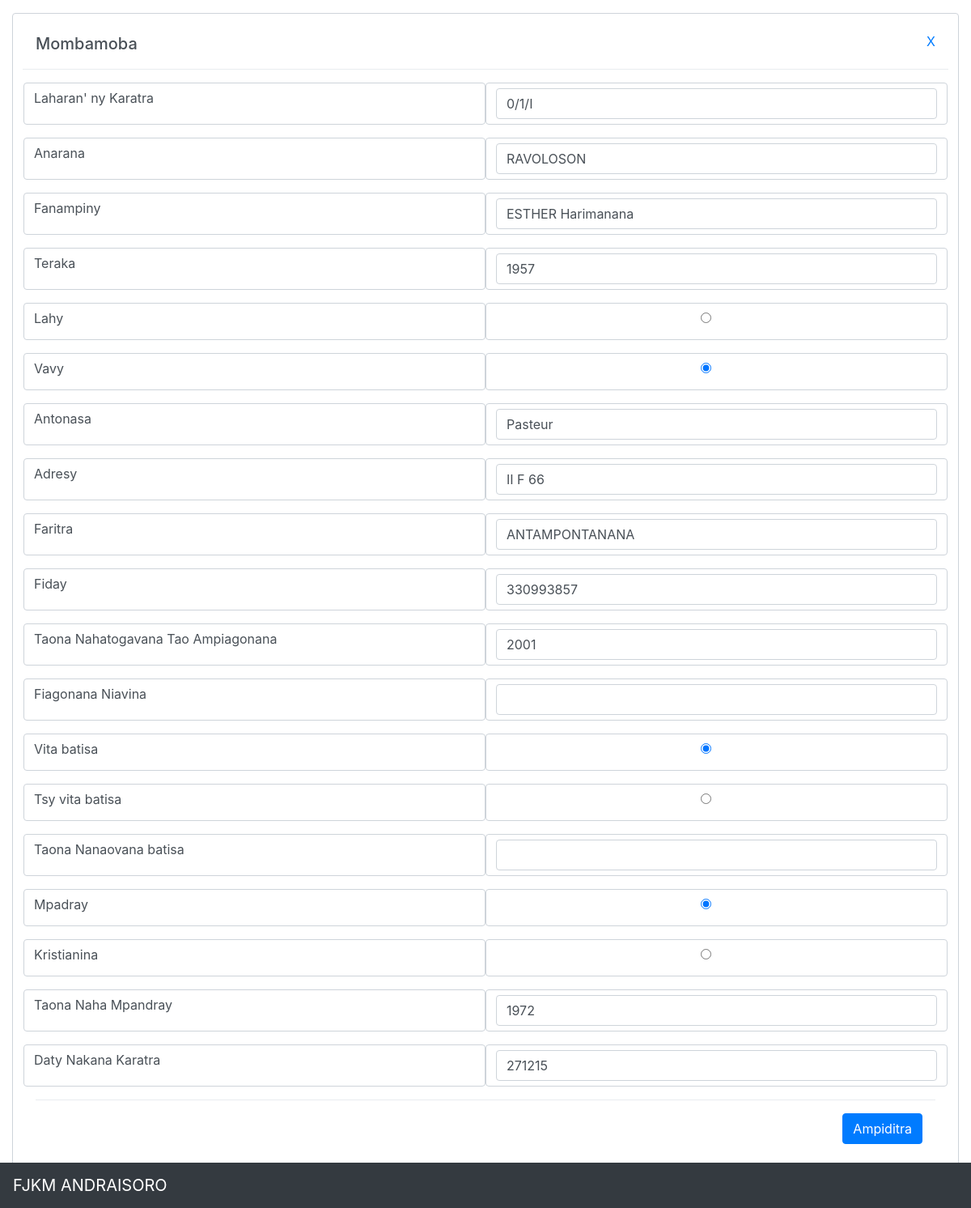
Screenshot of /anova/1 (signed in) with the database file from the repository.
### Fitatanana/models.py (models this page shows, shortened)
class Mpino3(models.Model):
    LAHY = "L"
    VAVY = "V"
    l_v = [
        (LAHY,"Lahy"),
        (VAVY,"Vavy")
    ]
    Mpadray = "P"
    Kristianina = "K"
    m_p = [
        (Mpadray,"Mpadray"),
        (Kristianina,"Kristianina")
    ]
    ENY = "ENY"
    TSY = "TSY"
    b_t = [
        (ENY,"ENY"),
        (TSY,"TSY")
    ]
    LaharanaKaratra = models.CharField(max_length=100,verbose_name="Laharan'ny Karatra")
    Anarana = models.CharField(max_length=250)
    Fanampiny = models.CharField(max_length=255)
    Teraka = models.PositiveIntegerField()
    Taona = models.IntegerField(null=True,blank=True)
    L_v = models.CharField(max_length=1,choices=l_v)
    Antonasa = models.CharField(max_length=200)
    Adresy = models.CharField(max_length=255)
    Faritra = models.CharField(max_length=150)
    Fiday = models.CharField(max_length=13,null=True)
    TaonaNahatogavanaTaoAmpiagonana = models.IntegerField(null=True,default=0)
    FiagonanaNiavina = models.CharField(blank=True,null=True,max_length=250)
    batisa = models.CharField(max_length=3,choices=b_t)
    taona_nanaovana_batysa =  models.IntegerField(null=True,blank=True)
    M_P = models.CharField(max_length=1,choices=m_p)
    TaonaNahaMpandray = models.IntegerField(blank=True, null=True,default=0)
    DatyNakanaKaratra = models.CharField(null=True,max_length=20)

### Fitatanana/views.py (the view)
# urls.py: path('anova/<int:anarana>',views.Anova,name='anova'),
@permission_required('Fitatanana.chage_mpino3')
def Anova(request,anarana):
    Anarana = Mpino3.objects.get(pk= anarana)
    if request.method == 'POST':
        form = Mombamoba2(request.POST,instance=Anarana)
        if form.is_valid():
            form.save()
        return redirect("Tableau:Ijery",anarana=anarana)
    else:
        form = Mombamoba2(instance=Anarana)
        context = {"form":form,"anarana":Anarana}
    return render(request, 'Fiagonana/adrana2.html', context)

### Fitatanana/form.py (shortened to what this page needs)
class Mombamoba2(forms.ModelForm):
    class Meta:
        model = Mpino3
        fields= ["LaharanaKaratra","Anarana","Fanampiny","Teraka",
                 "L_v","Antonasa","Adresy","Faritra","Fiday","TaonaNahatogavanaTaoAmpiagonana",
                 "FiagonanaNiavina","batisa","taona_nanaovana_batysa","M_P","TaonaNahaMpandray","DatyNakanaKaratra"]
        label = {"Laharan'ny Karatra","Anarana","Fanampiny","Teraka","Toherana Nahaterahana",
                 "Lahy/Vavy","Antonasa","Adresy","Faritra","Fiday","Taona Nahatogavana Tao Ampiagonana",
                 "Fiagonana Niavina","batisa","Taona nanaovana batisa","Mpandray/Kristianina","Taona Naha Mpandray","Daty NakanaKaratra"}
    L_v = forms.ChoiceField(choices=Mpino3.l_v,widget=forms.RadioSelect)
    batisa = forms.ChoiceField(choices=Mpino3.b_t, widget=forms.RadioSelect)
    M_P = forms.ChoiceField(choices=Mpino3.m_p, widget=forms.RadioSelect)

### Fitatanana/templates/Fiagonana/adrana2.html (shortened to what this page needs)
{% load static %}
<!doctype html>
<html lang="en">
<head>
    <link href="{% static 'dist3/css/bootstrap.min.css'%}" rel="stylesheet">
</head>
<main role="main" class="container-fluid mt-3"  style="padding-bottom: 40px;">
        <div class="form-control main  scroll h-100" style="left: 12px;">
            <div class="modal-header bg-m">
                <h5 class="modal-title" id="Mombamoba">Mombamoba</h5>
                <a href="{% url 'Fitatanana:Pejy1'%}" type="button" class="btn-close" data-bs-dismiss="modal" aria-label="Close" >X</a>
            </div>
            <div class="p-3 overflow-hiden">
                <form action="" method="post">
                    <div class="row g-2 ">
                        <div class="col-6 mb-3 form-control">
                            <label for="id_LaharanaKaratra" class="form-label">Laharan' ny Karatra</label>
                        </div>
                        <div class="col-6 mb-3 form-control">
                            <input class="form-control" type="text" name="LaharanaKaratra" id="id_LaharanaKaratra" required value="{{ anarana.LaharanaKaratra|default:'' }}">
                        </div>
                        <div class="col-6 mb-3 form-control">
                            <label for="id_Anarana" class="form-label">Anarana</label>
                        </div>
                        <div class="col-6 mb-3 form-control">
                            <input class="form-control" type="text" name="Anarana" id="id_Anarana" required value="{{ anarana.Anarana|default:'' }}">
                        </div>
                        <div class="col-6 mb-3 form-control">
                            <label for="id_Fanampiny" class="form-label">Fanampiny</label>
                        </div>
                        <div class="col-6 mb-3 form-control">
                            <input class="form-control" type="text" name="Fanampiny" maxlength="255" required id="id_Fanampiny" value="{{ anarana.Fanampiny|default:'' }}">
                        </div>
                        <div class="col-6 mb-3 form-control">
                            <label for="id_Teraka" class="form-label">Teraka</label>
                        </div>
                        <div class="col-6 mb-3 form-control">
                            <input class="form-control" type="number" name="Teraka" required id="id_Teraka" value="{{ anarana.Teraka}}">
                        </div>
                        <div class="col-6  mb-3 form-control">
                            <label for="id_Lahy">Lahy</label>
                        </div>
                        <div class="col-6  mb-3 text-center form-control w-100">
                            <input type="radio" class="form-check-input" type="radio" name="L_v" value="L" id="id_L_v_0" {%if  anarana.L_v == "L" %} checked {%endif%}>
                        </div>
                        <div class="col-6  mb-3 form-control">
                            <label for="id_Vavy">Vavy</label>
                        </div>
                        <div class="col-6  mb-3 text-center form-control w-100">
                            <input type="radio" class="form-check-input" type="radio" name="L_v" value="V" id="id_L_v_1" {%if anarana.L_v == "V" %} checked {%endif%}>
                        </div>
                        <div class="col-6 mb-3 form-control">
                            <label for="id_Antonasa" class="form-label">Antonasa</label>
                        </div>
                        <div class="col-6 mb-3 form-control">
                            <input class="form-control" type="text" name="Antonasa" maxlength="200" required
                                id="id_Antonasa" value="{{ anarana.Antonasa|default:'' }}">
                        </div>
                        <div class="col-6 mb-3 form-control">
                            <label for="id_Adresy" class="form-label">Adresy</label>
                        </div>
                        <div class="col-6 mb-3 form-control">
                            <input class="form-control" type="text" name="Adresy" maxlength="255" required
                                id="id_Adresy" value="{{ anarana.Adresy|default:'' }}">
                        </div>
                        <div class="col-6 mb-3 form-control">
                            <label for="id_Faritra" class="form-label">Faritra</label>
                        </div>
                        <div class="col-6 mb-3 form-control">
                            <input class="form-control" type="text" name="Faritra" maxlength="150" required
                                id="id_Faritra" value="{{ anarana.Faritra|default:'' }}">
                        </div>
                        <div class="col-6 mb-3 form-control">
                            <label for="id_Fiday" class="form-label">Fiday</label>
                        </div>
                        <div class="col-6 mb-3 form-control">
                            <input class="form-control" type="tel" name="Fiday" maxlength="13"
                                id="id_Fiday" value="{{ anarana.Fiday|default:'' }}">
                        </div>
                        <div class="col-6 mb-3 form-control">
                            <label for="id_TaonaNahatogavanaTaoAmpiagonana" class="form-label">Taona Nahatogavana Tao Ampiagonana</label>
                        </div>
                        <div class="col-6 mb-3 form-control">
                            <input class="form-control" type="number" name="TaonaNahatogavanaTaoAmpiagonana" maxlength="4" minlength="4"
                                id="id_TaonaNahatogavanaTaoAmpiagonana" value="{{ anarana.TaonaNahatogavanaTaoAmpiagonana|default:'' }}">
                        </div>
                        <div class="col-6 mb-3 form-control">
                            <label for="id_FiagonanaNiavina" class="form-label">Fiagonana Niavina</label>
                        </div>
                        <div class="col-6 mb-3 form-control">
                            <input class="form-control" ype="text" name="FiagonanaNiavina" maxlength="250" required id="id_FiagonanaNiavina" value="{{ anarana.FiagonanaNiavina|default:'' }}">
                        </div>
                         <div class="col-6  mb-3 form-control">
                            <label for="id_batisa_0">Vita batisa</label>
                        </div>
                        <div class="col-6  mb-3 text-center form-control w-100">
                            <input type="radio" class="form-check-input" type="radio" name="batisa" value="ENY" required id="id_batisa_0" {%if  anarana.batisa == "ENY" %}checked {%endif%}>
                        </div>
                        <div class="col-6  mb-3 form-control">
                            <label for="id_batisa_1">Tsy vita batisa</label>
                        </div>
                        <div class="col-6  mb-3 text-center form-control w-100">
                            <input type="radio" class="form-check-input" type="radio" name="batisa" value="TSY" required id="id_batisa_1" {%if  anarana.batisa == "TSY" %}checked {%endif%}>
                        </div>
                        <div class="col-6 mb-3 form-control">
                            <label for="id_taona_nanaovana_batysa" class="form-label">Taona Nanaovana batisa</label>
                        </div>
                        <div class="col-6 mb-3 form-control">
                            <input class="form-control" type="number" name="taona_nanaovana_batysa" id="id_taona_nanaovana_batysa" value="{{ anarana.taona_nanaovana_batysa|default:'' }}">
                        </div>
                        <div class="col-6  mb-3 form-control">
                            <label for="id_M_P_0">Mpadray</label>
                        </div>
                        <div class="col-6  mb-3 text-center form-control w-100">
                            <input type="radio" class="form-check-input" type="radio" name="M_P" value="P" required id="id_M_P_0" {%if  anarana.M_P == "P" %}checked {%endif%}>
                        </div>
                        <div class="col-6  mb-3 form-control">
                            <label for="id_M_P_1">Kristianina</label>
                        </div>
                        <div class="col-6  mb-3 text-center form-control w-100">
                            <input type="radio" class="form-check-input" type="radio" name="M_P" value="K" required id="id_L_v_1" {%if  anarana.M_P == "K" %}checked {%endif%}>
                        </div>
                        <div class="col-6 mb-3 form-control">
                            <label for="id_TaonaNahaMpandray" class="form-label">Taona Naha Mpandray</label>
                        </div>
                        <div class="col-6 mb-3 form-control">
                            <input class="form-control" type="number" name="TaonaNahaMpandray" maxlength="4" minlength="4"  id="id_TaonaNahaMpandray" value="{{ anarana.TaonaNahaMpandray|default:'' }}">
                        </div>
                        <div class="col-6 mb-3 form-control">
                            <label for="id_DatyNakanaKaratra" class="form-label">Daty Nakana Karatra</label>
                        </div>
                        <div class="col-6 mb-3 form-control">
                            <input class="form-control" type="text" name="DatyNakanaKaratra" maxlength="20"   id="id_DatyNakanaKaratra" value="{{ anarana.DatyNakanaKaratra|default:'' }}">
                        </div>
                    </div>
                    <div class="modal-footer">
                        <button type="submit" class="btn btn-primary w-35" id="Ampiditra">Ampiditra</button>
                    </div>
                </form>
            </div>
        </div>
</main>
<nav class="navbar fixed-bottom navbar-expand-sm navbar-dark bg-dark">
    <a class="navbar-brand" href="#">FJKM ANDRAISORO</a>
</nav>
</body>
</html>

### rows the page displays
Mpino3: LaharanaKaratra "0/1/I", Anarana "RAVOLOSON", Fanampiny "ESTHER Harimanana", Teraka "1957", L_v "☑", Antonasa "Pasteur", Adresy "II F 66", Faritra "ANTAMPONTANANA", Fiday "330993857", TaonaNahatogavanaTaoAmpiagonana "2001", batisa "☑ Vita batisa", batisa "☐ Tsy vita batisa", M_P "☑ Mpadray", TaonaNahaMpandray "1972", DatyNakanaKaratra "271215"
